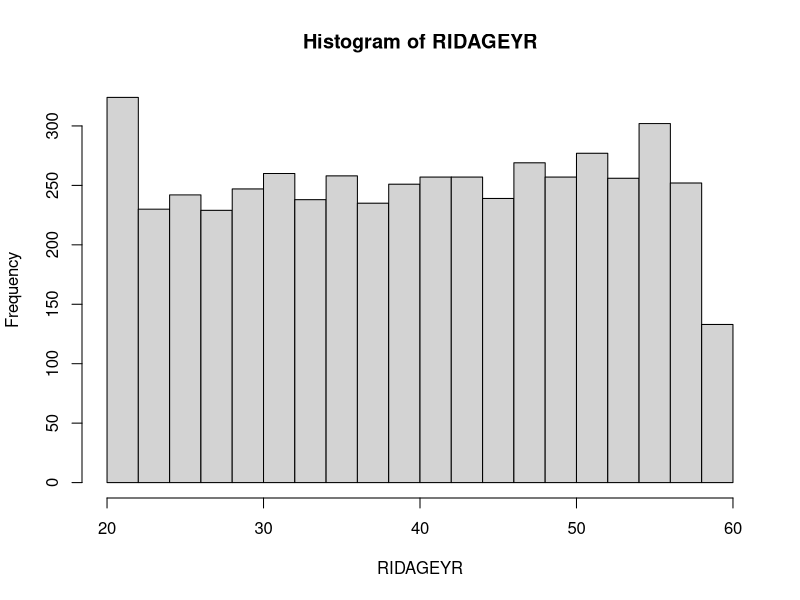
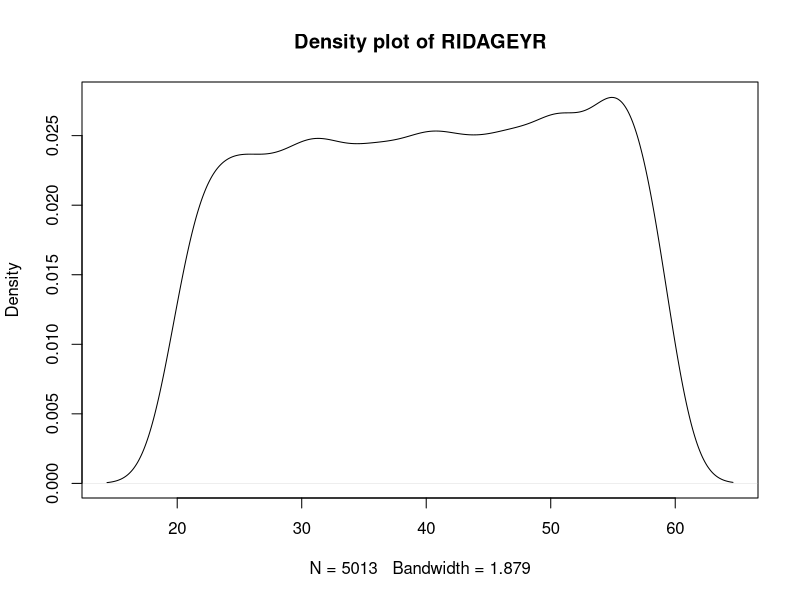
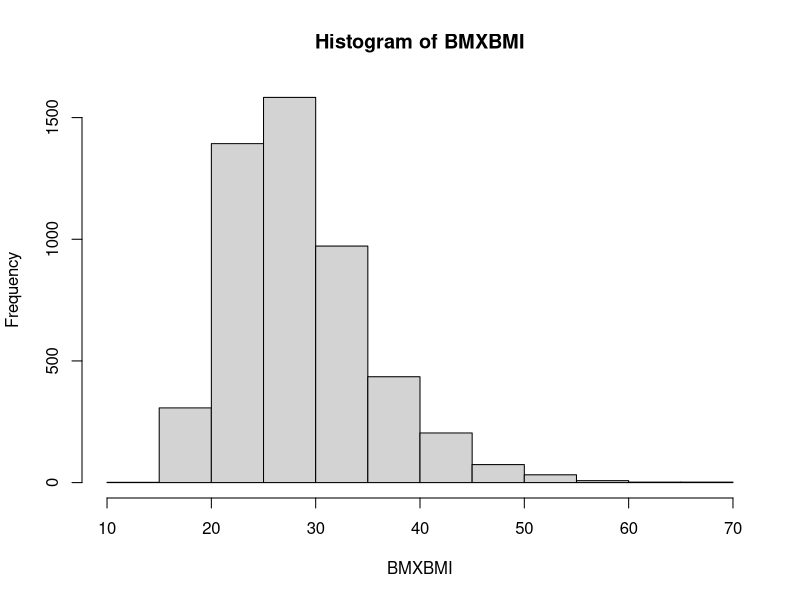
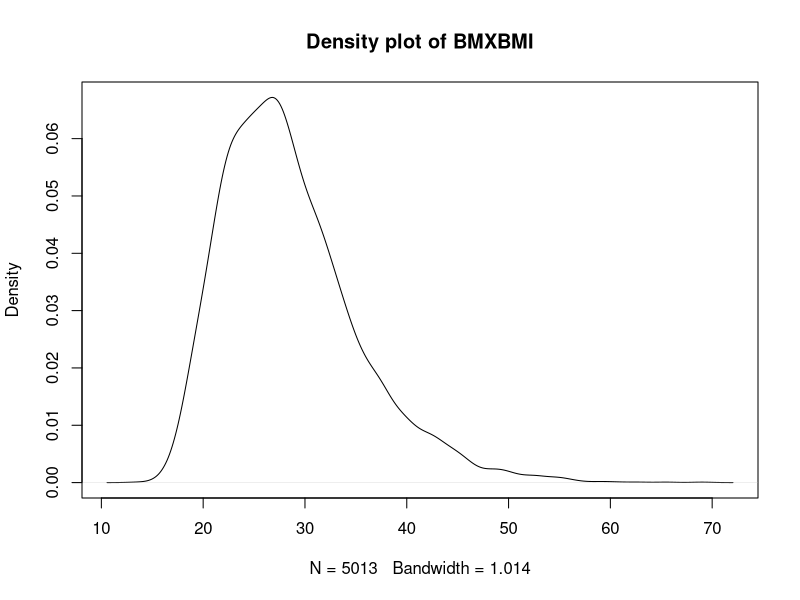
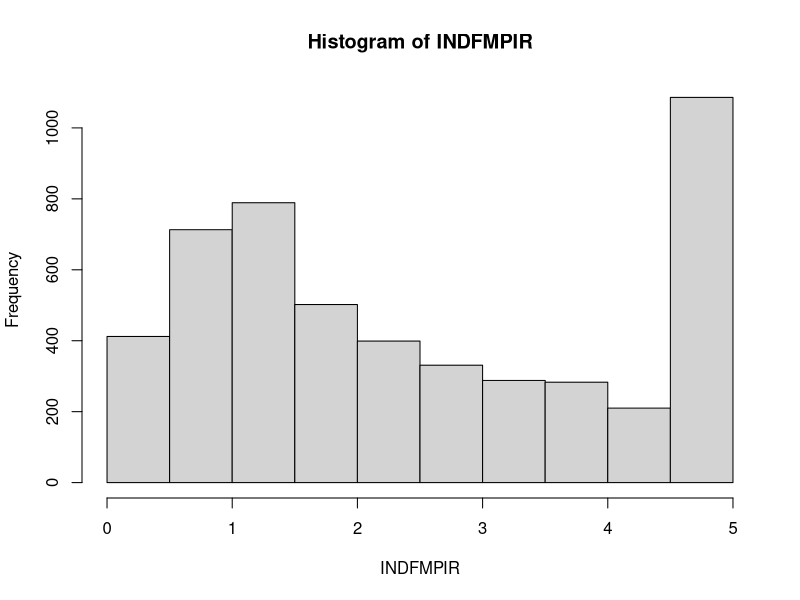
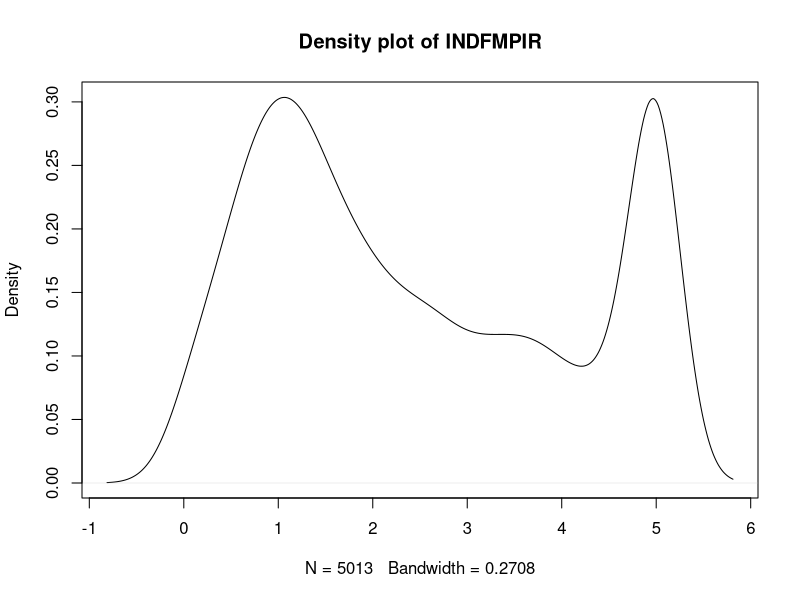
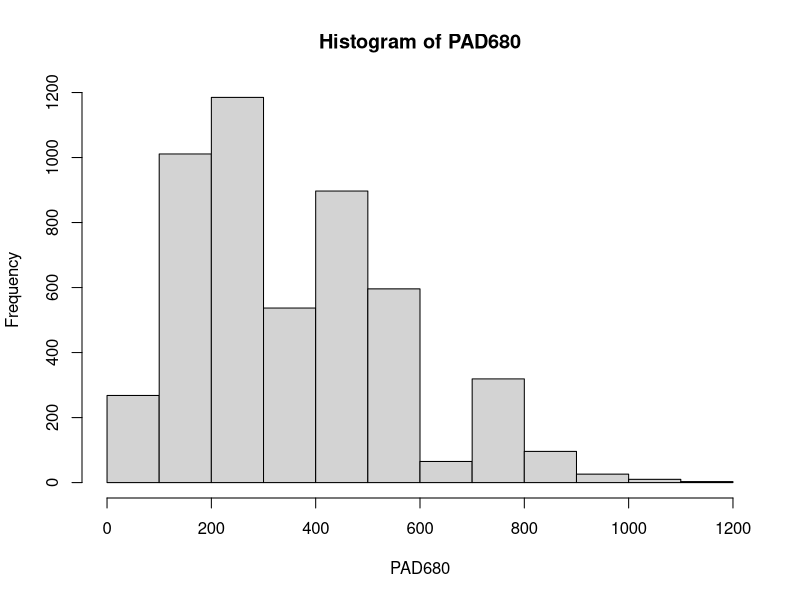
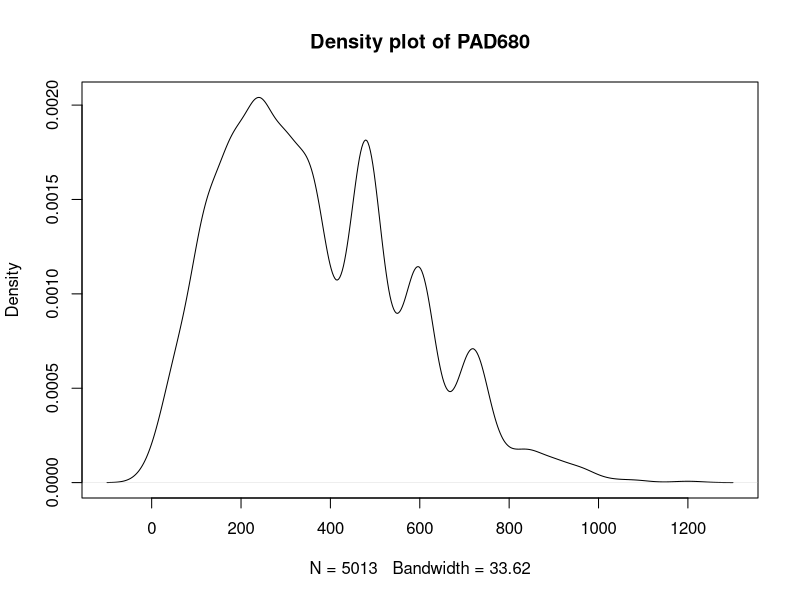

Here is the R script that generated these plots, in order: (Note: this script raises an error after producing the figures.)
## R_prog_24.6
# 文件名：diagnostics.R

# 载入数据
df = read.csv("./data.csv")
continous = c("RIDAGEYR", "BMXBMI", "INDFMPIR", "PAD680")  # 连续变量列表

# 为什么用 Kruskal-Wallis 检验替代 t 检验？
# Kruskal-Wallis 检验适用于不满足 t 检验假设的情况
# 通过正态性、方差齐性以及异常值的检查，判断是否满足 t 检验的要求

# 正态性检验
# 1. 绘制直方图和密度图，直观观察变量分布是否接近正态分布
for (var in continous) {
  hist(df[[var]], main = paste("Histogram of", var), xlab = var)  # 绘制直方图
  plot(density(df[[var]], na.rm = TRUE), main = paste("Density plot of", var))  # 绘制密度图
}

# 2. 利用 Q-Q 图检查变量是否接近正态分布
for (var in continous) {
  qqnorm(df[[var]], main = paste("Q-Q Plot of", var))  # 绘制 Q-Q 图
  qqline(df[[var]], col = "red")  # 添加参考线
}

# 方差齐性检验
# 使用 Levene 检验评估不同组间方差是否相等，这是 t 检验的前提之一
library(car)
for (var in continous) {
  print(var)  # 打印变量名称
  print(leveneTest(as.formula(paste(var, "~ Sarcopenia")), data = df))  # 运行 Levene 检验
}

# 异常值检查
# 通过四分位距（IQR）计算上下界，识别并统计异常值的数量
for (var in continous) {
  Q1 = quantile(df[[var]], 0.25, na.rm = TRUE)  # 计算第 1 四分位数（25% 分位数）
  Q3 = quantile(df[[var]], 0.75, na.rm = TRUE)  # 计算第 3 四分位数（75% 分位数）
  IQR = Q3 - Q1  # 计算四分位距
  lower_bound = Q1 - 1.5 * IQR  # 下界
  upper_bound = Q3 + 1.5 * IQR  # 上界
  outliers = df[[var]][df[[var]] < lower_bound | df[[var]] > upper_bound]  # 筛选异常值
  cat(var, ": Found", length(outliers), "outliers\n")  # 打印异常值的数量
}